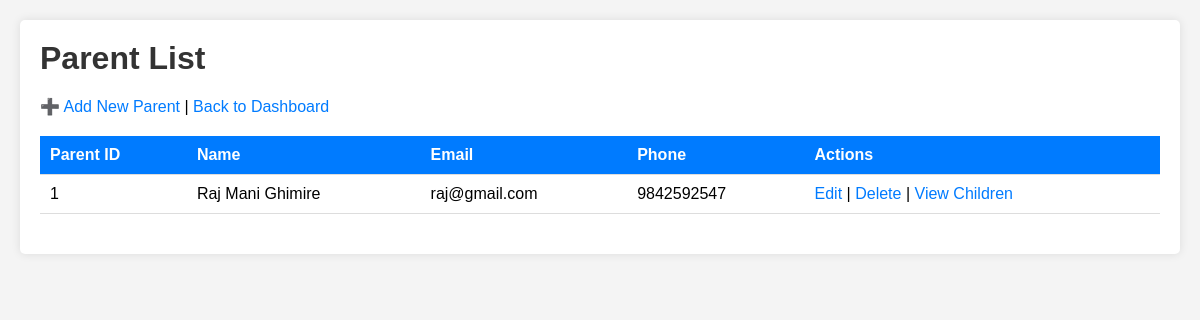
Page /admin/parents/view_parents.php (signed in) on the committed database.
### tables this page shows
CREATE TABLE `parents` (
  `id` int(11) NOT NULL,
  `parent_id` varchar(20) NOT NULL,
  `name` varchar(100) NOT NULL,
  `email` varchar(100) DEFAULT NULL,
  `phone` varchar(15) DEFAULT NULL,
  `address` text DEFAULT NULL,
  `password` varchar(255) NOT NULL,
  `created_at` timestamp NOT NULL DEFAULT current_timestamp()
);

### admin/parents/view_parents.php (the view, shortened to what this page needs)
<?php
include '../../config.php';
$sql = "SELECT * FROM parents ORDER BY name";
$result = mysqli_query($conn, $sql);
?>
<!DOCTYPE html>
<html>
<head>
    <link rel="stylesheet" href="../../css/style.css">
</head>
<body>
    <div class="container">
        <h1>Parent List</h1>
        <p><a href="add_parent.php">➕ Add New Parent</a> | <a href="../dashboard.php">Back to Dashboard</a></p>
        <?php if (mysqli_num_rows($result) > 0): ?>
            <table>
                <tr>
                    <th>Parent ID</th>
                    <th>Name</th>
                    <th>Email</th>
                    <th>Phone</th>
                    <th>Actions</th>
                </tr>
                <?php while ($row = mysqli_fetch_assoc($result)): ?>
                <tr>
                    <td><?php echo $row['parent_id']; ?></td>
                    <td><?php echo $row['name']; ?></td>
                    <td><?php echo $row['email']; ?></td>
                    <td><?php echo $row['phone']; ?></td>
                    <td>
                        <a href="edit_parent.php?id=<?php echo $row['id']; ?>">Edit</a> |
                        <a href="delete_parent.php?id=<?php echo $row['id']; ?>" onclick="return confirm('Are you sure?')">Delete</a> |
                        <a href="view_linked_students.php?id=<?php echo $row['id']; ?>">View Children</a>
                    </td>
                </tr>
                <?php endwhile; ?>
            </table>
        <?php else: ?>
            <p>No parents found. <a href="add_parent.php">Add one now</a>.</p>
        <?php endif; ?>
    </div>
</body>
</html>

### css/style.css (style rules this page uses)
* { margin: 0; padding: 0; box-sizing: border-box; }
body { font-family: Arial, sans-serif; background: #f4f4f4; padding: 20px; }
.container { max-width: 1200px; margin: 0 auto; background: white; padding: 20px; border-radius: 5px; box-shadow: 0 0 10px rgba(0,0,0,0.1); }
h1, h2, h3 { color: #333; margin-bottom: 20px; }
table { width: 100%; border-collapse: collapse; margin: 20px 0; }
th, td { padding: 10px; text-align: left; border-bottom: 1px solid #ddd; }
th { background: #007bff; color: white; }
a { color: #007bff; text-decoration: none; }

### rows in the picture
parents: parent "1", name "Raj Mani Ghimire", email "raj@gmail.com", phone "9842592547"
